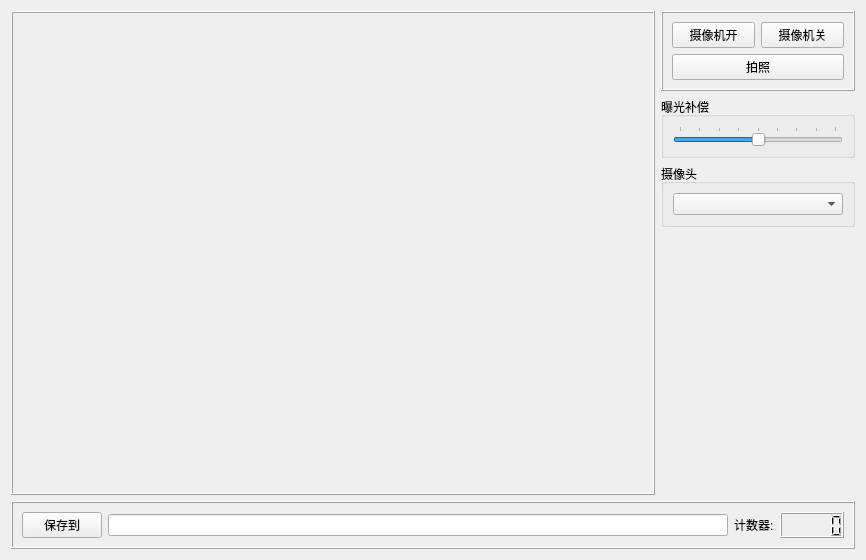
<?xml version="1.0" encoding="UTF-8"?>
<ui version="4.0">
 <class>Form</class>
 <widget class="QWidget" name="Form">
  <property name="geometry">
   <rect>
    <x>0</x>
    <y>0</y>
    <width>858</width>
    <height>553</height>
   </rect>
  </property>
  <property name="windowTitle">
   <string>Camera</string>
  </property>
  <layout class="QGridLayout" name="gridLayout_6">
   <item row="2" column="1">
    <widget class="QGroupBox" name="groupBox_2">
     <property name="maximumSize">
      <size>
       <width>200</width>
       <height>16777215</height>
      </size>
     </property>
     <property name="title">
      <string>曝光补偿</string>
     </property>
     <property name="flat">
      <bool>true</bool>
     </property>
     <layout class="QHBoxLayout" name="horizontalLayout">
      <item>
       <widget class="QSlider" name="horizontalSlider_exposureCompensation">
        <property name="enabled">
         <bool>true</bool>
        </property>
        <property name="minimumSize">
         <size>
          <width>170</width>
          <height>0</height>
         </size>
        </property>
        <property name="maximumSize">
         <size>
          <width>170</width>
          <height>16777215</height>
         </size>
        </property>
        <property name="contextMenuPolicy">
         <enum>Qt::NoContextMenu</enum>
        </property>
        <property name="minimum">
         <number>-4</number>
        </property>
        <property name="maximum">
         <number>4</number>
        </property>
        <property name="pageStep">
         <number>2</number>
        </property>
        <property name="orientation">
         <enum>Qt::Horizontal</enum>
        </property>
        <property name="tickPosition">
         <enum>QSlider::TicksAbove</enum>
        </property>
       </widget>
      </item>
     </layout>
    </widget>
   </item>
   <item row="3" column="1">
    <widget class="QGroupBox" name="groupBox">
     <property name="maximumSize">
      <size>
       <width>200</width>
       <height>16777215</height>
      </size>
     </property>
     <property name="title">
      <string>摄像头</string>
     </property>
     <property name="flat">
      <bool>true</bool>
     </property>
     <property name="checkable">
      <bool>false</bool>
     </property>
     <layout class="QGridLayout" name="gridLayout_2">
      <item row="0" column="0">
       <widget class="QComboBox" name="comboBox_CameraDevice">
        <property name="minimumSize">
         <size>
          <width>170</width>
          <height>0</height>
         </size>
        </property>
        <property name="maximumSize">
         <size>
          <width>170</width>
          <height>16777215</height>
         </size>
        </property>
       </widget>
      </item>
     </layout>
    </widget>
   </item>
   <item row="1" column="0" rowspan="4">
    <widget class="QFrame" name="frame_2">
     <property name="frameShape">
      <enum>QFrame::Box</enum>
     </property>
     <property name="frameShadow">
      <enum>QFrame::Raised</enum>
     </property>
     <layout class="QGridLayout" name="gridLayout_5">
      <property name="leftMargin">
       <number>0</number>
      </property>
      <property name="topMargin">
       <number>0</number>
      </property>
      <property name="rightMargin">
       <number>0</number>
      </property>
      <property name="bottomMargin">
       <number>0</number>
      </property>
      <item row="0" column="0">
       <widget class="QCameraViewfinder" name="viewfinder" native="true">
        <property name="minimumSize">
         <size>
          <width>640</width>
          <height>480</height>
         </size>
        </property>
        <property name="autoFillBackground">
         <bool>true</bool>
        </property>
       </widget>
      </item>
     </layout>
    </widget>
   </item>
   <item row="4" column="1">
    <spacer name="verticalSpacer">
     <property name="orientation">
      <enum>Qt::Vertical</enum>
     </property>
     <property name="sizeHint" stdset="0">
      <size>
       <width>20</width>
       <height>273</height>
      </size>
     </property>
    </spacer>
   </item>
   <item row="1" column="1">
    <widget class="QFrame" name="frame">
     <property name="maximumSize">
      <size>
       <width>200</width>
       <height>16777215</height>
      </size>
     </property>
     <property name="frameShape">
      <enum>QFrame::Box</enum>
     </property>
     <property name="frameShadow">
      <enum>QFrame::Raised</enum>
     </property>
     <layout class="QGridLayout" name="gridLayout">
      <item row="0" column="1">
       <widget class="QPushButton" name="pushButton_CameraOn">
        <property name="minimumSize">
         <size>
          <width>0</width>
          <height>0</height>
         </size>
        </property>
        <property name="maximumSize">
         <size>
          <width>16777215</width>
          <height>16777215</height>
         </size>
        </property>
        <property name="text">
         <string>摄像机开</string>
        </property>
       </widget>
      </item>
      <item row="0" column="2">
       <widget class="QPushButton" name="pushButton_CameraOff">
        <property name="enabled">
         <bool>true</bool>
        </property>
        <property name="minimumSize">
         <size>
          <width>0</width>
          <height>0</height>
         </size>
        </property>
        <property name="maximumSize">
         <size>
          <width>16777215</width>
          <height>16777215</height>
         </size>
        </property>
        <property name="text">
         <string>摄像机关</string>
        </property>
       </widget>
      </item>
      <item row="1" column="1" colspan="2">
       <widget class="QPushButton" name="pushButton_Shot">
        <property name="enabled">
         <bool>true</bool>
        </property>
        <property name="minimumSize">
         <size>
          <width>0</width>
          <height>0</height>
         </size>
        </property>
        <property name="maximumSize">
         <size>
          <width>16777215</width>
          <height>16777215</height>
         </size>
        </property>
        <property name="text">
         <string>拍照</string>
        </property>
       </widget>
      </item>
     </layout>
    </widget>
   </item>
   <item row="5" column="0" colspan="2">
    <widget class="QFrame" name="frame_4">
     <property name="maximumSize">
      <size>
       <width>16777215</width>
       <height>16777215</height>
      </size>
     </property>
     <property name="frameShape">
      <enum>QFrame::Box</enum>
     </property>
     <property name="frameShadow">
      <enum>QFrame::Raised</enum>
     </property>
     <layout class="QHBoxLayout" name="horizontalLayout_3">
      <item>
       <widget class="QPushButton" name="pushButton_FindSavePath">
        <property name="text">
         <string>保存到</string>
        </property>
       </widget>
      </item>
      <item>
       <widget class="QLineEdit" name="lineEdit_SavePath">
        <property name="readOnly">
         <bool>true</bool>
        </property>
       </widget>
      </item>
      <item>
       <widget class="QLabel" name="label">
        <property name="text">
         <string>计数器:</string>
        </property>
       </widget>
      </item>
      <item>
       <widget class="QLCDNumber" name="lcdNumber"/>
      </item>
     </layout>
    </widget>
   </item>
  </layout>
 </widget>
 <customwidgets>
  <customwidget>
   <class>QCameraViewfinder</class>
   <extends>QWidget</extends>
   <header>PySide2.QtMultimediaWidgets</header>
   <container>1</container>
  </customwidget>
 </customwidgets>
 <resources/>
 <connections/>
</ui>
